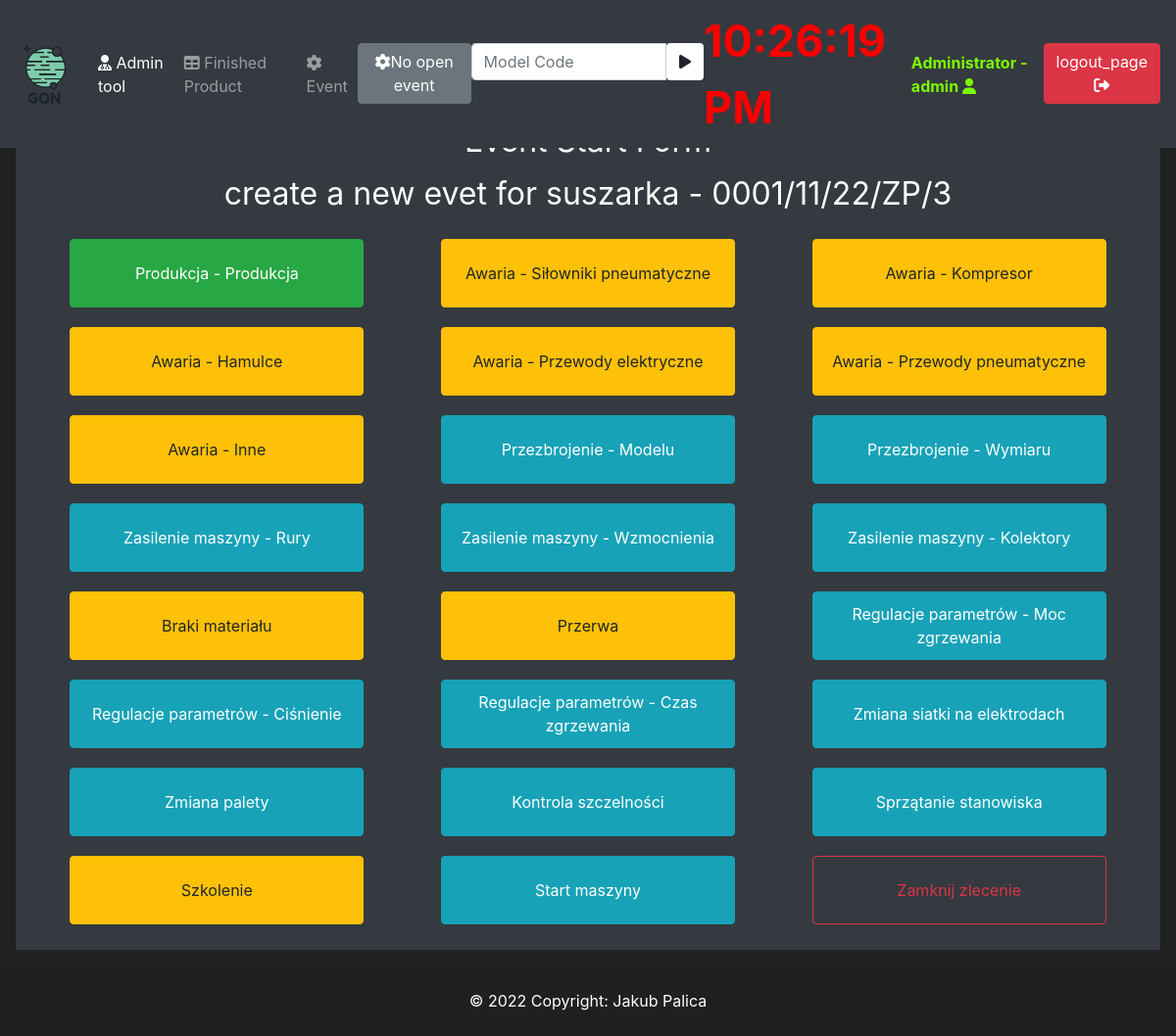
The app's page /eventStartStop (signed in) with its own data.
### mainApp/models/user.py (models this page shows, shortened)
class User(UserMixin, db.Model):
    id = db.Column(db.Integer, primary_key=True, unique=True)
    username = db.Column(db.String(100), unique=True)
    password_hash = db.Column(db.String())
    email_address = db.Column(db.String())
    role = db.Column(db.Integer)

### mainApp/models/product.py (models this page shows, shortened)
class Product(db.Model):
    id = db.Column(db.Integer, primary_key=True)
    modelCode = db.Column(db.String(20), unique=True)
    modelName = db.Column(db.String(20))
    orderStatus = db.Column(db.String(20))
    startDate = db.Column(db.Integer)
    executionDate = db.Column(db.Integer)

### mainApp/models/status.py (models this page shows, shortened)
class Status(db.Model):
    id = db.Column(db.Integer, primary_key=True)
    statusCode = db.Column(db.Integer)
    statusName = db.Column(db.String(20), unique=True)
    production = db.Column(db.String(20))
    displayOrder = db.Column(db.Integer)

### mainApp/events/events.py (the view, shortened to what this page needs)
@ app.route('/eventStartStop', methods=('GET', 'POST'))
@ login_required
def event_start_stop_page():
    eventStartForm = EventStartForm()
    eventCloseForm = EventCloseForm()
    now = datetime.today()
    now = now.timestamp()
    now = int(now)
    print(now)
    openProductList = Product.query.filter(or_(Product.orderStatus == "Open", and_(
        Product.orderStatus == "Auto", Product.startDate <= now, Product.executionDate >= now)))
    statusList = Status.query.filter(Status.displayOrder != 0).order_by(Status.displayOrder.asc())
    openEventList = Event.query.filter(Event.endDate == None)
    openEvents = openEventsCounter()
    return render_template('eventStartForm.html', openProductList=openProductList, statusList=statusList, openEventList=openEventList, eventStartForm=eventStartForm, eventCloseForm=eventCloseForm, openEvents=openEvents)

### mainApp/events/forms.py
class EventStartForm(FlaskForm):
    submit = SubmitField(label="Start Event")

class EventCloseForm(FlaskForm):
    okCounter = IntegerField(label="Ok Counter:", validators=[DataRequired()])
    nokCounter = IntegerField(label="Nok Counter:",
                              validators=[DataRequired()])
    submit = SubmitField(label="Close Event")

### mainApp/events/events.py (called while the page is built)
def openEventsCounter():
    openEventCounter = 0
    activEventsList = Event.query.filter(Event.endDate == None)
    for activEventList in activEventsList:
        openEventCounter += 1
    return openEventCounter

### mainApp/models/user.py (called while the page is built)
@login_manager.user_loader
def load_user(user_id):
    return User.query.get(int(user_id))

### mainApp/templates/eventStartForm.html (shortened to what this page needs)
{% extends 'base.html' %}
{% block content %}
{% set activeTask = namespace(activeTask=false) %}
{% set activeTask = namespace(activeStatus=false) %}
<div class="text-center">
    <div class="container">
        <h1 class="h2 mb-3 font-weight-normal">
        </h1>
        {% for openProduct in openProductList %}
        <h3 class="h2 mb-3 font-weight-normal">
            {{ _('create a new evet for')}} {{openProduct.modelName}} - {{ openProduct.modelCode}}
        </h3>
        <div class="row">
            {% for status in statusList %}
            {% for openEvent in openEventList %}
            {% if openEvent.idProd == openProduct.id and openEvent.idStatus == status.id%}
            {% set activeTask.activeTask = True %}
            {% endif %}
            {% endfor %}
            {% endfor %}
            {% for status in statusList %}
            {% if status.production == "Prod" and not activeTask.activeTask %}
            <div class="col text-center">
                <button class="btn btn-outline btn-success buttonFull" data-toggle="modal"
                    data-target="#Modal-Start-{{openProduct.id}}-{{status.id}}-{{current_user.id}}">{{
                    status.statusName }}</button>
            </div>
            {% endif %}
            {% if status.production == "Error" and not activeTask.activeTask %}
            <div class="col text-center">
                <button class="btn btn-outline btn-warning buttonFull" data-toggle="modal"
                    data-target="#Modal-Start-{{openProduct.id}}-{{status.id}}-{{current_user.id}}">{{
                    status.statusName }}</button>
            </div>
            {% endif %}
            {% if status.production == "TPZ" and not activeTask.activeTask %}
            <div class="col text-center">
                <button class="btn btn-outline btn-info buttonFull" data-toggle="modal"
                    data-target="#Modal-Start-{{openProduct.id}}-{{status.id}}-{{current_user.id}}">{{
                    status.statusName }}</button>
            </div>
            {% endif %}
            {% if status.production == "Finish" and not activeTask.activeTask %}
            <div class="col text-center">
                <button class="btn btn-outline btn-outline-danger buttonFull" data-toggle="modal"
                    data-target="#Modal-Start-{{openProduct.id}}-{{status.id}}-{{current_user.id}}">{{
                    status.statusName }}</button>
            </div>
            {% endif %}
            {% set activeTask.activeStatus = False %}
            {% endfor %}
        </div>
        {% set activeTask.activeTask = False %}
        {% endfor %}
    </div>
</div>
{% endblock %}

### mainApp/templates/base.html (shortened to what this page needs)
<!doctype html>
<html lang="en">
<head>
   <link rel="stylesheet" href="https://cdn.jsdelivr.net/npm/bootstrap@4.5.3/dist/css/bootstrap.min.css"
>
   <link rel="stylesheet" href="https://cdnjs.cloudflare.com/ajax/libs/font-awesome/4.7.0/css/font-awesome.min.css">
</head>
<body>
   <nav class="navbar navbar-expand-md navbar-dark bg-dark fixed-top">
      <a class="navbar-brand" href="{{url_for('home_page')}}"><img src="/static/LogoBIG.png" alt="..." height="60"
            class="d-inline-block"></a>
      <div class="collapse navbar-collapse" id="navbarNav">
         <ul class="navbar-nav mr-auto">
            {% if current_user.role == "admin"%}
            <li class="dropdown "><a class="nav-link active" data-toggle="dropdown" href="#"><i
                     class='fa fa-user-md'></i> {{ _('Admin tool')}}</a>
            </li>
            {% endif %}
            {% if current_user.is_authenticated %}
            <li class="nav-item">
               <a class="nav-link" href="{{url_for('product_finished_table_page')}}"><i class='fa fa-table'></i> {{
                  _('Finished Product')}}</a>
            </li>
            <li class="nav-item">
               <a class="nav-link" href="{{url_for('event_start_stop_page')}}"><i class='fa fa-cog'></i> {{
                  _('Event')}}</a>
            </li>
            {% if openEvents == 0%}
            <li class="nav-item">
               <a class="btn btn-secondary navbar-btn" href="#"><i class='fa fa-cog'></i>{{ _('No open event')}}</a>
            </li>
            {% else %}
            <li class="nav-item">
               <a class="btn btn-danger navbar-btn" href="{{url_for('event_all_stop_page')}}"><i
                     class='fa fa-hand-paper-o'></i><i class='fa fa-cog fa-spin'></i>
                  {{ _('Force STOP')}}: {{openEvents}} {{ _('event')}}</a>
            </li>
            {% endif %}
            <form method="POST" class="navbar-form navbar-left" action="{{url_for('active_product_page')}}">
               <div class="input-group">
                  <input type="text" class="form-control" placeholder="Model Code" name="modelCode"
                     autofocus="autofocus">
                  <div class="input-group-btn">
                     <button class="btn btn-default bg-white" type="submit">
                        <i class="fa fa-play"></i>
                     </button>
                  </div>
               </div>
            </form>
            {% endif %}
         </ul>
         {% if current_user.is_authenticated %}
         <div id="demo" class="fs-1" style="color: rgb(252, 0, 0); font-weight: bold; font-size: 45px;">    </div>
         <ul class="navbar-nav">
            <li class="nav-item">
               <a class="nav-link" style="color: lawngreen; font-weight: bold" href="#">{{current_user.username}}
                  - {{ current_user.role }} <i class='fa fa-user'></i></a>
            </li>
            <li class="nav-item">
               <a class="btn btn-danger navbar-btn" href="{{url_for('logout_page')}}">{{ _('logout_page')}} <i
                     class='fa fa-sign-out'></i></a>
            </li>
         </ul>
         {% endif %}
      </div>
   </nav>
   <br>
   <div class="position-relative overflow-hidden p-3 p-md-3 m-md-3 text-center bg-dark" style="color:white">
      {% block content %}
      {% endblock %}
   </div>
   <div class="text-center p-4" style="background-color: rgba(0, 0, 0, 0.025);">
      © 2022 Copyright: Jakub Palica
   </div>
</body>
</html>

### mainApp/templates/base.html (style rules this page uses)
body { background-color: #212121; color: white }
.buttonFull { width: 300px !important; height: 70px !important; margin: 10px; }

### records on screen
User: username "Administrator", role "admin"
Product: modelName "suszarka", modelCode "0001/11/22/ZP/3"
Status: statusName "Produkcja - Produkcja"
Status: statusName "Awaria - Siłowniki pneumatyczne"
Status: statusName "Awaria - Kompresor"
Status: statusName "Awaria - Hamulce"
Status: statusName "Awaria - Przewody elektryczne"
Status: statusName "Awaria - Przewody pneumatyczne"
Status: statusName "Awaria - Inne"
Status: statusName "Przezbrojenie - Modelu"
Status: statusName "Przezbrojenie - Wymiaru"
Status: statusName "Zasilenie maszyny - Rury"
Status: statusName "Zasilenie maszyny - Wzmocnienia"
Status: statusName "Zasilenie maszyny - Kolektory"
Status: statusName "Braki materiału"
Status: statusName "Przerwa"
Status: statusName "Regulacje parametrów - Moc zgrzewania"
Status: statusName "Regulacje parametrów - Ciśnienie"
Status: statusName "Regulacje parametrów - Czas zgrzewania"
Status: statusName "Zmiana siatki na elektrodach"
Status: statusName "Zmiana palety"
Status: statusName "Kontrola szczelności"
Status: statusName "Sprzątanie stanowiska"
Status: statusName "Szkolenie"
Status: statusName "Start maszyny"
Status: statusName "Zamknij zlecenie"
